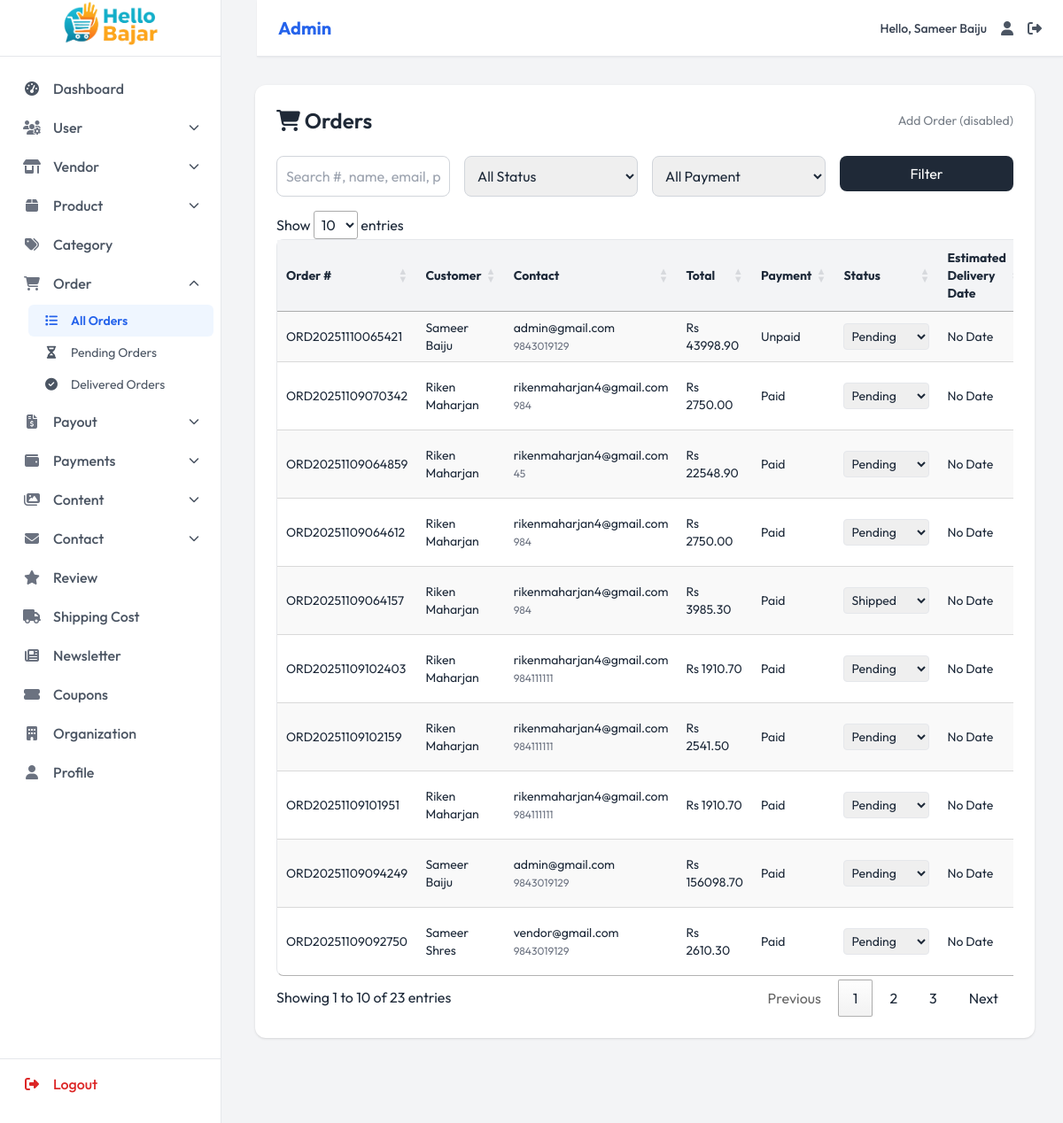
/admin-dashboard/orders/ (signed in), run on an earlier commit of the app's database.
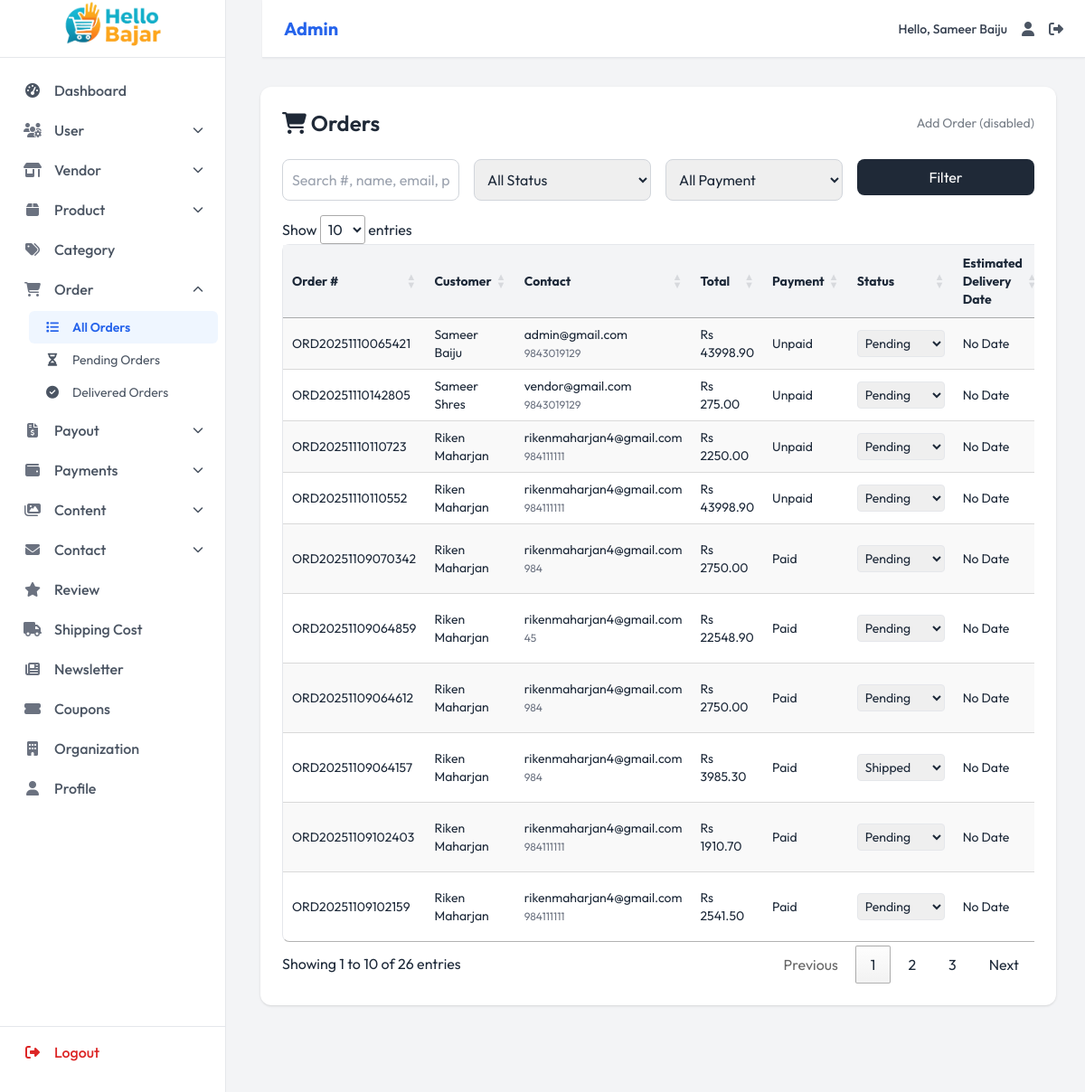
And on a later commit of the database.
### dashboard/models.py (models this page shows, shortened)
class Order(models.Model):
    STATUS_CHOICES = [
        ('pending', 'Pending'),
        ('processing', 'Processing'),
        ('shipped', 'Shipped'),
        ('delivered', 'Delivered'),
        ('cancelled', 'Cancelled'),
        ('refunded', 'Refunded'),
    ]
    PAYMENT_CHOICES = [
        ('cod', 'Cash on Delivery'),
        ('esewa', 'eSewa'),
        ('khalti', 'Khalti'),
        ('imepay', 'IME Pay'),
        ('connectips', 'ConnectIPS'),
    ]
    PAYMENT_STATUS_CHOICES = [
        ('unpaid', 'Unpaid'),
        ('paid', 'Paid'),
        ('failed', 'Failed'),
        ('refunded', 'Refunded'),
    ]
    order_number = models.CharField(max_length=20, unique=True, editable=False)
    user = models.ForeignKey(User, on_delete=models.SET_NULL, null=True, blank=True)
    full_name = models.CharField(max_length=200)
    phone = models.CharField(max_length=15)
    email = models.EmailField()
    address = models.TextField()
    city = models.CharField(max_length=100)
    province = models.CharField(max_length=20,null=True,blank=True)
    postal_code = models.CharField(max_length=10, blank=True)
    subtotal = models.DecimalField(max_digits=10, decimal_places=2)
    shipping_cost = models.DecimalField(max_digits=10, decimal_places=2, default=0)
    discount = models.DecimalField(max_digits=10, decimal_places=2, default=0)
    tax = models.DecimalField(max_digits=10, decimal_places=2, default=0)
    total = models.DecimalField(max_digits=10, decimal_places=2)
    payment_method = models.CharField(max_length=20, choices=PAYMENT_CHOICES,default="cod")
    payment_status = models.CharField(max_length=20, choices=PAYMENT_STATUS_CHOICES, default='unpaid')
    transaction_id = models.CharField(max_length=100, blank=True)
    coupon = models.ForeignKey('Coupon', on_delete=models.SET_NULL, null=True, blank=True)
    status = models.CharField(max_length=20, choices=STATUS_CHOICES, default='pending')
    estimated_delivery_date = models.DateField(
        null=True, blank=True,
        help_text="Calculated expected delivery date"
    )
    created_at = models.DateTimeField(auto_now_add=True)
    updated_at = models.DateTimeField(auto_now=True)
    delivered_at = models.DateTimeField(null=True, blank=True)

### dashboard/views.py (the view)
    @login_required
    def wrapper(request, *args, **kwargs):
        if not hasattr(request.user, 'role') or not request.user.role.is_admin():
            return redirect('home')
        return view_func(request, *args, **kwargs)

### dashboard/models.py (called while the page is built)
    def is_admin(self):
        return self.role == 'admin'

### dashboard/views.py (called while the page is built, shortened)
def admin_required(view_func):
    @login_required
    def wrapper(request, *args, **kwargs):
        if not hasattr(request.user, 'role') or not request.user.role.is_admin():
            return redirect('home')
        return view_func(request, *args, **kwargs)
    return wrapper

@admin_required
def admin_orders_list(request):
    search = request.GET.get('search', '')
    status_filter = request.GET.get('status', '')
    payment_status = request.GET.get('payment_status', '')
    orders = Order.objects.all().order_by('-created_at')
    if status_filter:
        orders = orders.filter(status=status_filter)
    if payment_status:
        orders = orders.filter(payment_status=payment_status)
    return render(request, 'dashboard/pages/order/orders_list.html', {
        'orders': orders,
        'order_model': Order,
    })

### ecommerce/context_processors.py (called while the page is built)
def nepal_locations(request):
    file_path = os.path.join(settings.BASE_DIR, 'static', 'data', 'nepal_provinces.json')
    with open(file_path, 'r', encoding='utf-8') as f:
        data = json.load(f)
    return {
        'nepal_locations': data
    }

### templates/dashboard/pages/order/orders_list.html (shortened to what this page needs)
{% extends 'dashboard/components/base.html' %}
{% load static %}
{% block extra_css %}
<link rel="stylesheet" href="https://cdn.datatables.net/1.13.6/css/jquery.dataTables.min.css">
{% endblock %}
{% block content %}
<div class="bg-white rounded-xl shadow p-6">
  <div class="flex justify-between items-center mb-6">
    <h1 class="text-2xl font-semibold text-gray-800"><i class="fas fa-shopping-cart"></i> Orders</h1>
    <a href="#" class="opacity-60 cursor-not-allowed text-sm">Add Order (disabled)</a>
  </div>
  <form method="get" class="mb-4 grid grid-cols-1 md:grid-cols-4 gap-4">
    <input type="text" name="search" value="{{ request.GET.search }}" placeholder="Search #, name, email, phone" class="border border-gray-300 rounded-lg p-2.5" />
    <select name="status" class="border border-gray-300 rounded-lg p-2.5">
      <option value="">All Status</option>
    </select>
    <select name="payment_status" class="border border-gray-300 rounded-lg p-2.5">
      <option value="">All Payment</option>
    </select>
    <div>
      <button class="bg-gray-800 text-white px-4 py-2 rounded-lg w-full">Filter</button>
    </div>
  </form>
  <div class="overflow-x-auto">
    <table id="ordersTable" class="display w-full border border-gray-200 rounded-lg text-sm">
      <thead class="bg-gray-100">
        <tr>
          <th>Order #</th>
          <th>Customer</th>
          <th>Contact</th>
          <th>Total</th>
          <th>Payment</th>
          <th>Status</th>
          <th>Estimated Delivery Date</th>
        </tr>
      </thead>
      <tbody>
        {% for order in orders %}
        <tr>
          <td>{{ order.order_number }}</td>
          <td>{{ order.full_name }}</td>
          <td>
            {{ order.email }}<br>
            <span class="text-xs text-gray-500">{{ order.phone }}</span>
          </td>
          <td>Rs {{ order.total }}</td>
          <td>
            {% for value,label in order_model.PAYMENT_STATUS_CHOICES %}
              {% if order.payment_status == value %}
                {{ label }}
              {% endif %}
            {% endfor %}
          </td>
          <td>
            <select class="status-select border rounded p-1" data-id="{{ order.order_number }}">
              {% for value,label in order_model.STATUS_CHOICES %}
                <option value="{{ value }}" {% if order.status == value %}selected{% endif %}>{{ label }}</option>
              {% endfor %}
            </select>
          </td>
          <td>{{ order.estimated_shipping_date|date:"Y-m-d"|default:"No Date" }}</td>
        </tr>
        {% empty %}
        <tr>
          <td colspan="10" class="text-center text-gray-500 py-6">No orders found.</td>
        </tr>
        {% endfor %}
      </tbody>
    </table>
  </div>
</div>
{% endblock %}

What changed in the data, as far as the page shows it:
no longer on this page (row unchanged): Order: order_number "ORD20251109101951", full_name "Riken Maharjan", email "rikenmaharjan4@gmail.com", phone "984111111", total "1910.70", PAYMENT_STATUS_CHOICES "Paid", status+order_number "Pending", estimated_shipping_date "No Date"
no longer on this page (row unchanged): Order: order_number "ORD20251109094249", full_name "Sameer Baiju", email "admin@gmail.com", phone "9843019129", total "156098.70", PAYMENT_STATUS_CHOICES "Paid", status+order_number "Pending", estimated_shipping_date "No Date"
no longer on this page (row unchanged): Order: order_number "ORD20251109092750", full_name "Sameer Shres", email "vendor@gmail.com", phone "9843019129", total "2610.30", PAYMENT_STATUS_CHOICES "Paid", status+order_number "Pending", estimated_shipping_date "No Date"
added Order: order_number "ORD20251110142805", full_name "Sameer Shres", email "vendor@gmail.com", phone "9843019129", total "275.00", PAYMENT_STATUS_CHOICES "Unpaid", status+order_number "Pending", estimated_shipping_date "No Date"
added Order: order_number "ORD20251110110723", full_name "Riken Maharjan", email "rikenmaharjan4@gmail.com", phone "984111111", total "2250.00", PAYMENT_STATUS_CHOICES "Unpaid", status+order_number "Pending", estimated_shipping_date "No Date"
added Order: order_number "ORD20251110110552", full_name "Riken Maharjan", email "rikenmaharjan4@gmail.com", phone "984111111", total "43998.90", PAYMENT_STATUS_CHOICES "Unpaid", status+order_number "Pending", estimated_shipping_date "No Date"
Also different on the page:
text written by a page script: "Show entries Showing 1 to 10 of 23 entries Previous 1 2 3 Next" → "Show entries Showing 1 to 10 of 26 entries Previous 1 2 3 Next"
